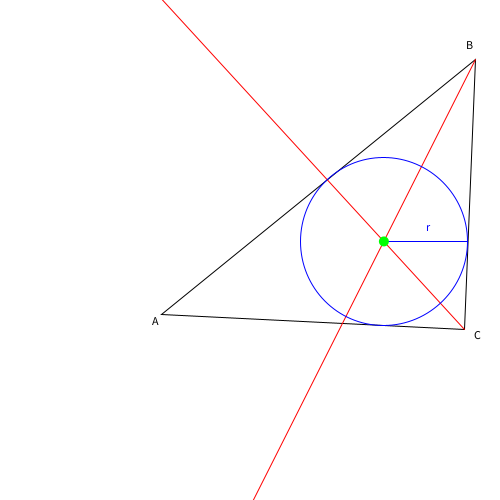
Frame 1 (no input)
Frame 60 (the mouse pressed at the canvas centre just before this capture): identical to frame 1, image omitted
Frame 120 (the mouse held since frame 60 and released just before this capture): identical to frame 1, image omitted

The Processing sketch that drew this single still picture (run headless with seeded random() and noise(); from frame 60 on, the mouse is pressed at the canvas centre):

// Processing sketch: triangleInscribedCircle
// ── triangleInscribedCircle.pde
PVector A, B, C;

void setup()
{
  size(500, 500);
  initTriangle();
}

void draw()
{
  background(255);

  //1-find bisector ABC & BCA
  PVector D = findBisector(A, B, C);
  PVector E = findBisector(B, C, A);

  //2-find intersection point beetween BD and CE
  PVector intersectionPoint = findIntersection(B, D, C, E);

  //3-find inscribed radius
  float radius = findInscribedRadius(A, B, C);

  //Draw original Triangle
  noFill();
  stroke(0);
  beginShape(TRIANGLES);
  vertex(A.x, A.y);
  vertex(B.x, B.y);
  vertex(C.x, C.y);
  endShape();

  //Draw bisectors
  stroke(255, 0, 0);
  line(D.x, D.y, B.x, B.y);
  line(E.x, E.y, C.x, C.y);

  //Draw inscribed Circle & Radius
  noFill();
  stroke(0, 0, 255);
  ellipse(intersectionPoint.x, intersectionPoint.y, radius*2, radius*2);
  line(intersectionPoint.x, intersectionPoint.y, intersectionPoint.x + radius, intersectionPoint.y);
  noStroke();
  fill(0, 255, 0);
  ellipse(intersectionPoint.x, intersectionPoint.y, 10, 10);
  
  fill(0);
  text("A", A.x - 10, A.y + 10);
  text("B", B.x - 10, B.y - 10);
  text("C", C.x + 10, C.y + 10);
  fill(255, 0, 0);
  text("D", D.x - 10, D.y + 10);
  text("E", E.x - 10, E.y - 10);
  fill(0, 0, 255);
  text("r", intersectionPoint.x + (radius / 2), intersectionPoint.y - 10);
}

void initTriangle()
{
  A = new PVector(random(width/2), random(height/2, height));
  B = new PVector(random(0, width), random(height/2));
  C = new PVector(random(width/2, width), random(height/2, height));
}

void keyPressed()
{
  if (key == 'u')
  {
    initTriangle();
  }
}

PVector findIntersection(PVector a0, PVector a1, PVector b0, PVector b1)
{
  //http://paulbourke.net/geometry/pointlineplane/
  float ua = ((b1.x - b0.x) * (a0.y - b0.y) - (b1.y - b0.y) * (a0.x - b0.x)) / ((b1.y - b0.y) * (a1.x - a0.x) - (b1.x - b0.x) * (a1.y - a0.y));

  float x = a0.x + ua *(a1.x - a0.x);
  float y = a0.y + ua * (a1.y - a0.y);

  return new PVector(x, y);
}

PVector findBisector(PVector c, PVector a, PVector b)
{
  PVector ac = PVector.sub(c, a);
  PVector ab = PVector.sub(b, a);

  /*ac.normalize();
   ab.normalize();*/

  PVector ac0 = ac.get();
  ac0.mult(ab.mag());
  PVector ab0 = ab.get();
  ab0.mult(ac.mag());

  PVector d = PVector.add(ac0, ab0);

  return d;
}

float findInscribedRadius(PVector a, PVector b, PVector c)
{
  float ab = PVector.dist(a, b);
  float bc = PVector.dist(b, c);
  float ca = PVector.dist(c, a);
  float k = 0.5 * (ab + bc + ca);

  float radius = (sqrt(k * (k - ab) * (k - bc) * (k - ca))) / k;

  return radius;
}
